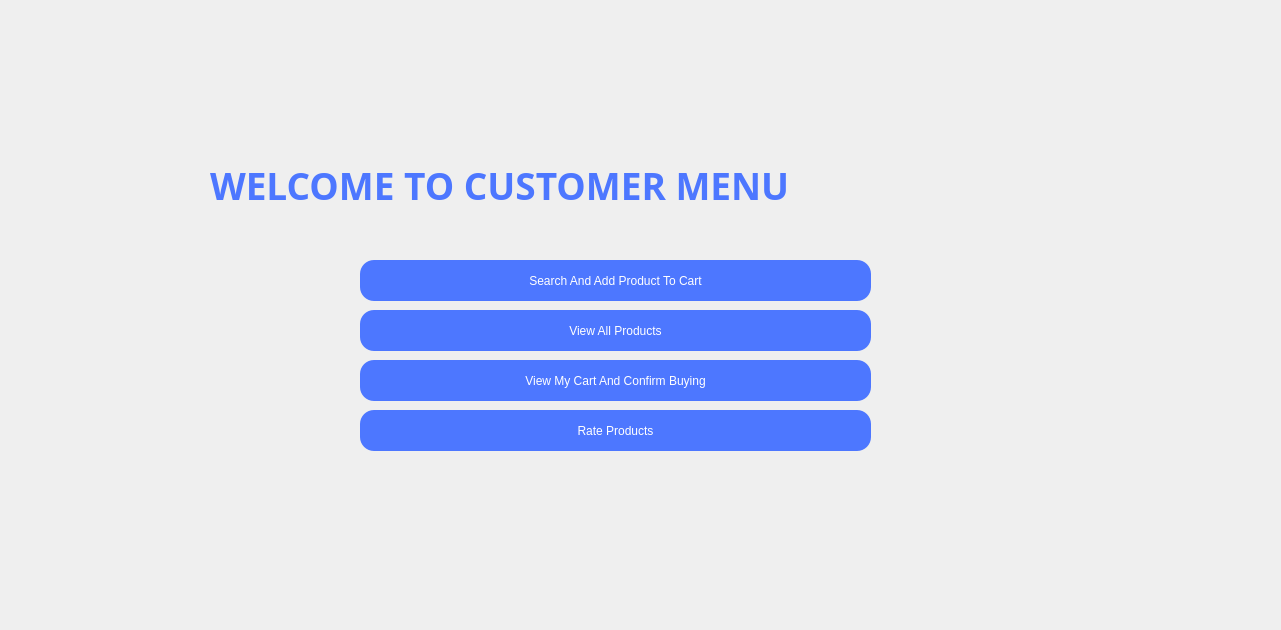
<?xml version="1.0" encoding="UTF-8"?>
<ui version="4.0">
 <class>CustomerMenu</class>
 <widget class="QDialog" name="CustomerMenu">
  <property name="geometry">
   <rect>
    <x>0</x>
    <y>0</y>
    <width>1281</width>
    <height>630</height>
   </rect>
  </property>
  <property name="windowTitle">
   <string>Dialog</string>
  </property>
  <property name="styleSheet">
   <string notr="true"/>
  </property>
  <widget class="QPushButton" name="search">
   <property name="geometry">
    <rect>
     <x>360</x>
     <y>260</y>
     <width>511</width>
     <height>41</height>
    </rect>
   </property>
   <property name="styleSheet">
    <string notr="true">background-color: rgb(77, 119, 255);
color: rgb(255, 255, 255);
border-radius:13.5px;
height: 30px;</string>
   </property>
   <property name="text">
    <string>Search And Add Product To Cart</string>
   </property>
  </widget>
  <widget class="QPushButton" name="view">
   <property name="geometry">
    <rect>
     <x>360</x>
     <y>360</y>
     <width>511</width>
     <height>41</height>
    </rect>
   </property>
   <property name="styleSheet">
    <string notr="true">background-color: rgb(77, 119, 255);
color: rgb(255, 255, 255);
border-radius:13.5px;
height: 30px;</string>
   </property>
   <property name="text">
    <string>View My Cart And Confirm Buying</string>
   </property>
  </widget>
  <widget class="QPushButton" name="buy">
   <property name="geometry">
    <rect>
     <x>360</x>
     <y>310</y>
     <width>511</width>
     <height>41</height>
    </rect>
   </property>
   <property name="styleSheet">
    <string notr="true">background-color: rgb(77, 119, 255);
color: rgb(255, 255, 255);
border-radius:13.5px;
height: 30px;</string>
   </property>
   <property name="text">
    <string>View All Products</string>
   </property>
  </widget>
  <widget class="QLabel" name="label">
   <property name="geometry">
    <rect>
     <x>210</x>
     <y>160</y>
     <width>931</width>
     <height>51</height>
    </rect>
   </property>
   <property name="font">
    <font>
     <family>Snap ITC</family>
     <pointsize>26</pointsize>
     <italic>false</italic>
     <bold>true</bold>
    </font>
   </property>
   <property name="styleSheet">
    <string notr="true">font: 28pt;
font: 26pt &quot;Snap ITC&quot;;
color: rgb(77, 119, 255);
font-weight: 900;
text-align: center;</string>
   </property>
   <property name="text">
    <string>WELCOME TO CUSTOMER MENU</string>
   </property>
  </widget>
  <widget class="QPushButton" name="Rating">
   <property name="geometry">
    <rect>
     <x>360</x>
     <y>410</y>
     <width>511</width>
     <height>41</height>
    </rect>
   </property>
   <property name="styleSheet">
    <string notr="true">background-color: rgb(77, 119, 255);
color: rgb(255, 255, 255);
border-radius:13.5px;
height: 30px;</string>
   </property>
   <property name="text">
    <string>Rate Products</string>
   </property>
  </widget>
 </widget>
 <resources/>
 <connections/>
</ui>
